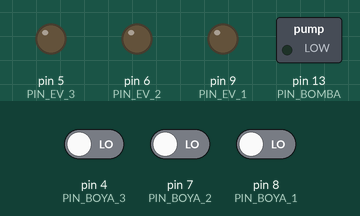
The sketch below on a simulated Arduino Uno, built with avr-gcc and run on an emulated ATmega328P. Shown: switched loads named in the sketch (green lamp = pin HIGH), output pins drawn as LEDs (lit = HIGH). The inputs (shaded band) are chosen by the test bench; at power-on: pin 4 (PIN_BOYA_3) LOW, pin 7 (PIN_BOYA_2) LOW, pin 8 (PIN_BOYA_1) LOW.

Above: at 1.3 s.
1.4 s: pin 4 (PIN_BOYA_3) driven HIGH
At 2.6 s:
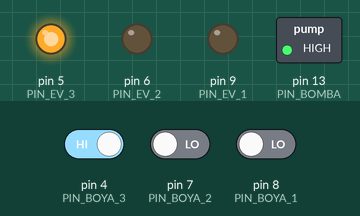
2.9 s: pin 7 (PIN_BOYA_2) driven HIGH
At 3.8 s:
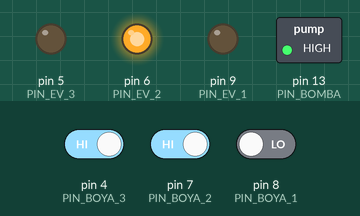
4.4 s: pin 8 (PIN_BOYA_1) driven HIGH
At 4.9 s:
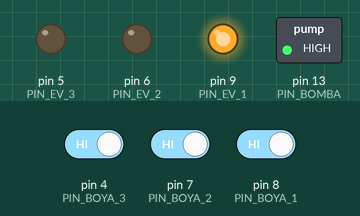
5.9 s: pin 8 (PIN_BOYA_1) driven LOW
At 7.1 s:
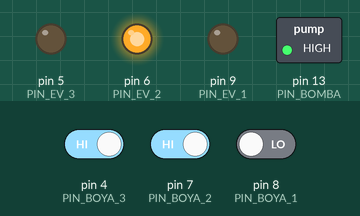
7.4 s: pin 7 (PIN_BOYA_2) driven LOW
At 8.4 s:
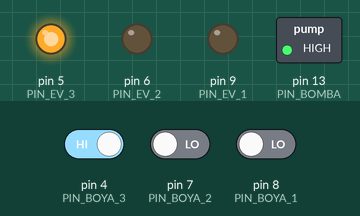
Timing chart, 0 to 9.9 s (numbered marks = the images above; inputs shaded):
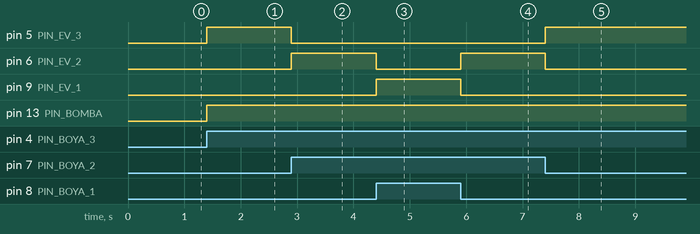

The sketch:

Tanques.ino
```cpp
#include "pines.h"
#include "utils.h"
#include "Tanque.h"
#include "Bomba.h"

Tanque tanques[3] = {
    Tanque(PIN_BOYA_1,PIN_EV_1),
    Tanque(PIN_BOYA_2,PIN_EV_2),
    Tanque(PIN_BOYA_3,PIN_EV_3),
  };

Bomba bomba(PIN_BOMBA);

void setup() {
  bomba.setUp();
  for (int i = 0; i < 3; i++)
       tanques[i].setUp();

  Serial.begin(9600);
  delay(100);
}

void loop() {
  int priority = 0;

  if((tanques[0].isEmpty() || tanques[1].isEmpty() || tanques[2].isEmpty()))
    bomba.start();
  if(!(tanques[0].isEmpty() || tanques[1].isEmpty() || tanques[2].isEmpty()))
    bomba.stop();

  for (int i = 0; i < 3; i++)
    priority += tanques[i].isEmpty()*pot(2,(3-i));


  for (int i = 0; i < 3; i++)
    if(priority >= pot(2,3-i) && priority < pot(2,4-i)-1)
      tanques[i].EVOpen();
    else
      tanques[i].EVClose();
}
```

Bomba.cpp
```cpp
#include "Bomba.h"

Bomba::Bomba(int _pin){
  pin = _pin;
}

void Bomba::setUp(){
  pinMode(pin,OUTPUT);
}

int Bomba::readStatus(){
  return status;
}

int Bomba::start(){
  status = 1;
  digitalWrite(pin,status);
  return status;
}

int Bomba::stop(){
  status = 0;
  digitalWrite(pin,status);
  return status;
}
```

Bomba.h
```cpp
#include <Arduino.h>

class Bomba{
  public:
    Bomba(int _pin);
    void setUp();
    int readStatus();
    int start();
    int stop();
  private:
    int pin=0;
    int status;
};
```

Tanque.cpp
```cpp
#include "Tanque.h"

Tanque::Tanque(int _pinBoya,int _pinEV){
  pinBoya = _pinBoya;
  pinEV = _pinEV;
}

void Tanque::setUp(){
  pinMode(pinBoya,INPUT);
  pinMode(pinEV,OUTPUT);
}

int Tanque::isEmpty(){
  return digitalRead(pinBoya);
}

void Tanque::EVOpen(){
  digitalWrite(pinEV,1);
}
void Tanque::EVClose(){
  digitalWrite(pinEV,0);
}
```

Tanque.h
```cpp
#include <Arduino.h>

class Tanque{
  public:
    Tanque(int _pinBoya,int _pinEV);
    void setUp();
    int isEmpty();
    void EVOpen();
    void EVClose();
  private:
    int pinBoya=0;
    int pinEV=0;
};
```

pines.h
```cpp
#define PIN_BOYA_1 8
#define PIN_BOYA_2 7
#define PIN_BOYA_3 4

#define PIN_EV_1 9
#define PIN_EV_2 6
#define PIN_EV_3 5

#define PIN_BOMBA 13
```

utils.cpp
```cpp
#include "utils.h"

unsigned int pot(unsigned int base, int exponente){
  if(exponente == 0)
    return 1;
  return base * pot(base, exponente-1);
}
```

utils.h
```cpp
unsigned int pot(unsigned int base, int exponente);
```

Measured:
- after the input at 1.4 s, pin 5 (PIN_EV_3), pin 13 (PIN_BOMBA): LOW → HIGH at once
- after the input at 2.9 s, pin 5 (PIN_EV_3): HIGH → LOW at once; pin 6 (PIN_EV_2): LOW → HIGH at once
- after the input at 4.4 s, pin 6 (PIN_EV_2): HIGH → LOW at once; pin 9 (PIN_EV_1): LOW → HIGH at once
- after the input at 5.9 s, pin 6 (PIN_EV_2): LOW → HIGH at once; pin 9 (PIN_EV_1): HIGH → LOW at once
- after the input at 7.4 s, pin 5 (PIN_EV_3): LOW → HIGH at once; pin 6 (PIN_EV_2): HIGH → LOW at once
